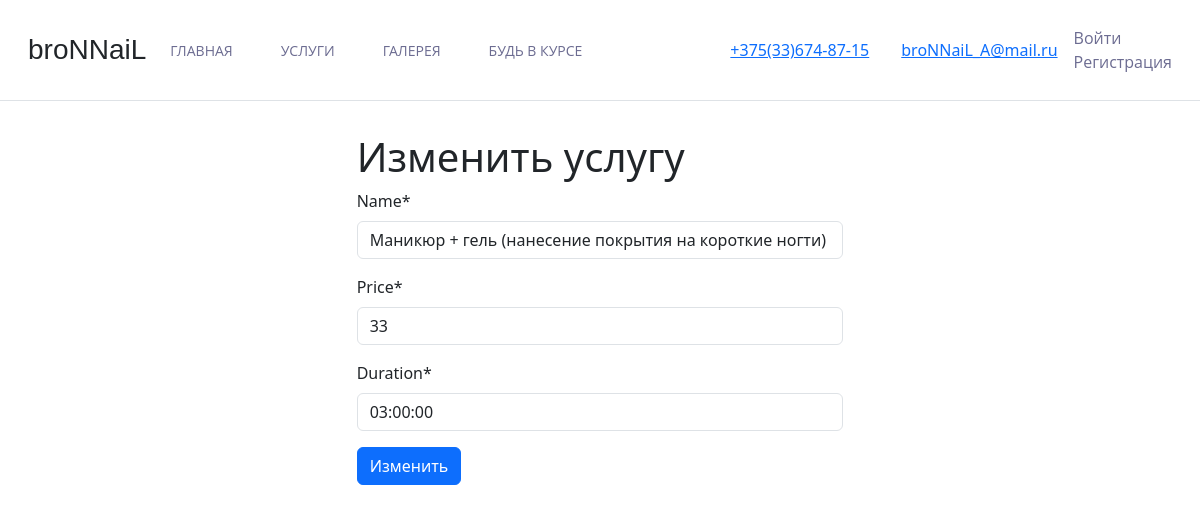
The page /appointments/services/2/update/ on the database its author committed.
### appointments/models.py (models this page shows, shortened)
class Service(models.Model):
    name = models.CharField(max_length=150)
    price = models.IntegerField()
    duration = models.DurationField(default=0)

### appointments/views.py (the view)
# urls.py: path('services/<int:pk>/update/', ServiceUpdateView.as_view(), name='service_update'),
class ServiceUpdateView(UpdateView):
    model = Service
    form_class = ServiceForm
    template_name = 'service_update.html'

### appointments/forms.py
class ServiceForm(forms.ModelForm):
    pass
    class Meta:
        model = Service
        fields = ['name', 'price', 'duration', ]

### templates/service_update.html (shortened to what this page needs)
{% extends "base.html" %}
{% load crispy_forms_tags %}
{% block content %}
<div class="col-5" style="margin: 0 auto;">
    <h1>Изменить услугу</h1>
    <form action="" method="post">
        {{ form|crispy }}
        <button class="btn btn-primary" type="submit">Изменить</button>
    </form>
</div>
{% endblock content %}

### rows shown on the page
Service: name "Маникюр + гель (нанесение покрытия на короткие ногти)", price "33", duration "03:00:00"
